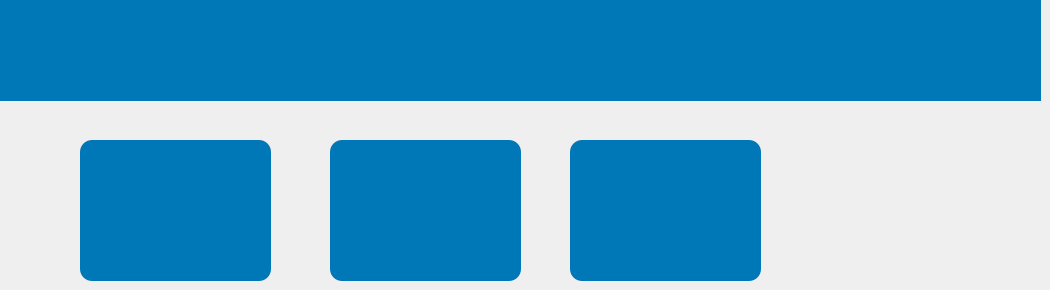
    <widget class="QWidget" name="page_2">
     <widget class="QLabel" name="label_6">
      <property name="geometry">
       <rect>
        <x>0</x>
        <y>0</y>
        <width>1041</width>
        <height>101</height>
       </rect>
      </property>
      <property name="styleSheet">
       <string notr="true">background-color:#0077b6;</string>
      </property>
      <property name="text">
       <string/>
      </property>
     </widget>
     <widget class="QLabel" name="label_7">
      <property name="geometry">
       <rect>
        <x>80</x>
        <y>140</y>
        <width>191</width>
        <height>141</height>
       </rect>
      </property>
      <property name="styleSheet">
       <string notr="true">border-radius:12px;
background-color:#0077b6;</string>
      </property>
      <property name="text">
       <string/>
      </property>
     </widget>
     <widget class="QLabel" name="label_22">
      <property name="geometry">
       <rect>
        <x>330</x>
        <y>140</y>
        <width>191</width>
        <height>141</height>
       </rect>
      </property>
      <property name="styleSheet">
       <string notr="true">border-radius:12px;
background-color:#0077b6;</string>
      </property>
      <property name="text">
       <string/>
      </property>
     </widget>
     <widget class="QLabel" name="label_24">
      <property name="geometry">
       <rect>
        <x>570</x>
        <y>140</y>
        <width>191</width>
        <height>141</height>
       </rect>
      </property>
      <property name="styleSheet">
       <string notr="true">border-radius:12px;
background-color:#0077b6;</string>
      </property>
      <property name="text">
       <string/>
      </property>
     </widget>
    </widget>
